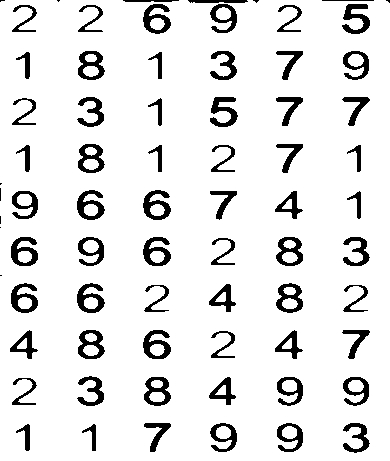
#> input picture learned.png, 390 x 461 px, given in place of the camera
$ python videostream_demo.py
#> lines starting #> are read from the running program, lines starting #| are printed output that depends on the picture; after the words box and inside, x2 and y2 are one past the last pixel; in counts of white or black regions, pixels touching at a corner belong together
# import the necessary packages
from imutils.video import VideoStream
import datetime
import argparse
import imutils
import time
import cv2
# construct the argument parse and parse the arguments
ap = argparse.ArgumentParser()
ap.add_argument("-p", "--picamera", type=int, default=-1,
	help="whether or not the Raspberry Pi camera should be used")
args = vars(ap.parse_args())
# initialize the video stream and allow the cammera sensor to warmup
vs = VideoStream(usePiCamera=args["picamera"] > 0).start()
time.sleep(2.0)
w = 440
h = 400
# loop over the frames from the video stream
while True:
	# grab the frame from the threaded video stream and resize it
	# to have a maximum width of 400 pixels
	frame = vs.read()
#> frame is the input picture: shape (461, 390, 3); 89.8% white; 72 black regions (9 under 20 px), largest, box (x1, y1, x2, y2) and area: (210, 97, 238, 127) 431, (342, 4, 370, 34) 430, (143, 190, 171, 220) 430


	frame = imutils.resize(frame, width=w)
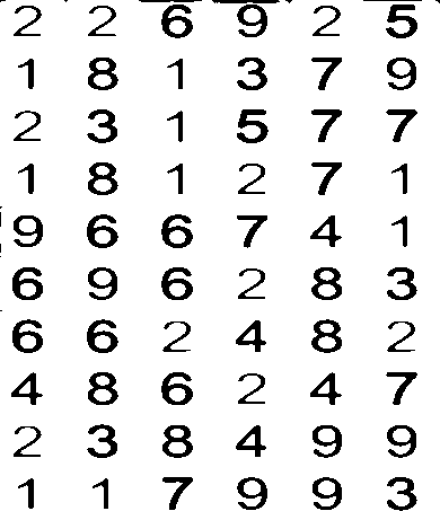
#> frame: shape (520, 440, 3); min 0, max 255, mean 229

	center = (w // 2, h // 2)
	M = cv2.getRotationMatrix2D(center, 180, 1.0)

	frame = cv2.GaussianBlur(frame, (5, 5), 0)
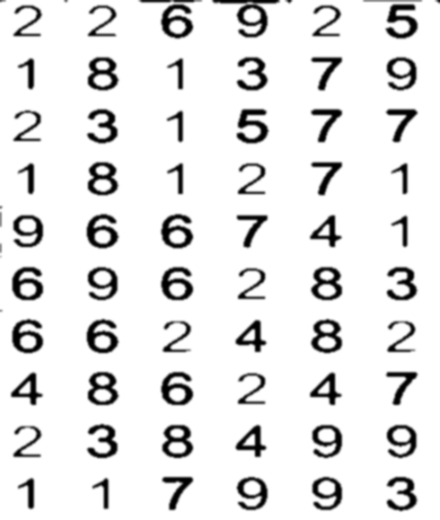
#> frame: shape (520, 440, 3); min 0, max 255, mean 229.1

	frame = cv2.cvtColor(frame, cv2.COLOR_BGR2GRAY)
#> frame: shape (520, 440)
	frame = cv2.Canny(frame, 30, 30)
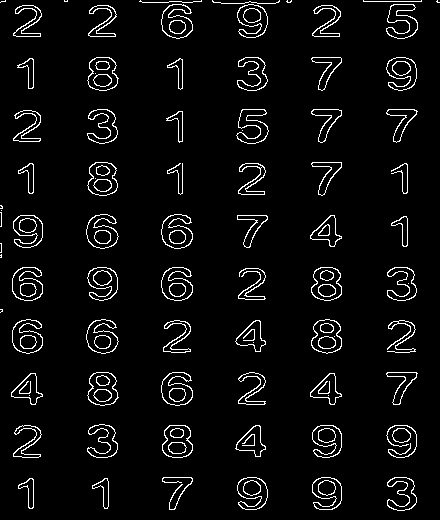
#> frame: shape (520, 440); 5% white in thin lines or dots

	frame = cv2.warpAffine(frame, M, (w, h))
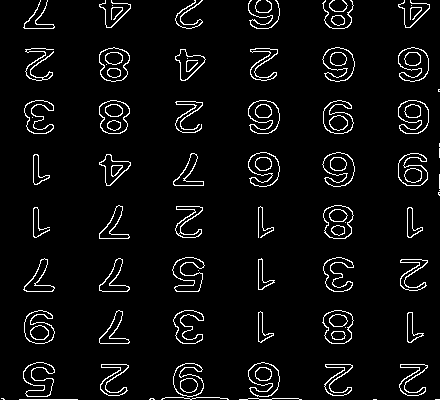
#> frame: shape (400, 440); 5.1% white in thin lines or dots
	# draw the timestamp on the frame
	timestamp = datetime.datetime.now()
	ts = timestamp.strftime("%A %d %B %Y %I:%M:%S%p")
	cv2.putText(frame, ts, (10, frame.shape[0] - 10), cv2.FONT_HERSHEY_SIMPLEX,
		0.35, (0, 0, 255), 1)
#> frame: shape (400, 440); 5.1% white in thin lines or dots
	# show the frame
	cv2.imshow("Frame", frame)
	key = cv2.waitKey(1) & 0xFF
#> (key q is pressed here)
	# if the `q` key was pressed, break from the loop
	if key == ord("q"):
		break
# do a bit of cleanup
cv2.destroyAllWindows()
vs.stop()
